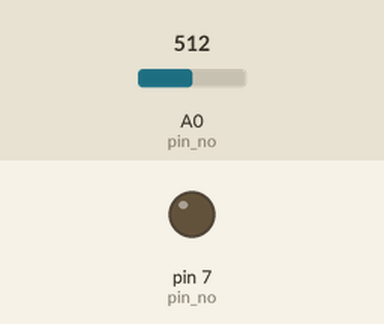
Recording of a sketch running on a simulated Arduino Uno, built with avr-gcc and run on an emulated ATmega328P. Parts: output pins drawn as LEDs (lit = HIGH). The test bench sets the inputs (shaded band); at power-on: A0 (pin_no) = 512.

Above: at 1.2 s.
1.3 s: A0 (pin_no) set to 53
2.8 s: A0 (pin_no) set to 44
At 3.3 s:
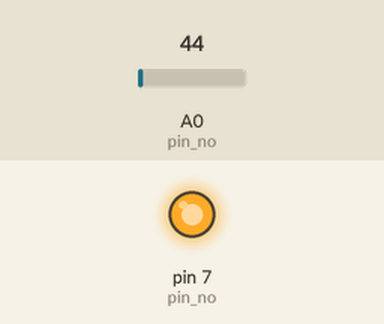
4.3 s: A0 (pin_no) set to 60
At 5.5 s:
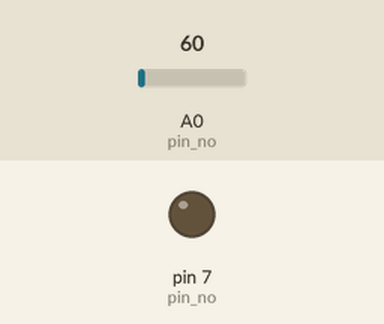
5.8 s: A0 (pin_no) set to 40
At 6.9 s:
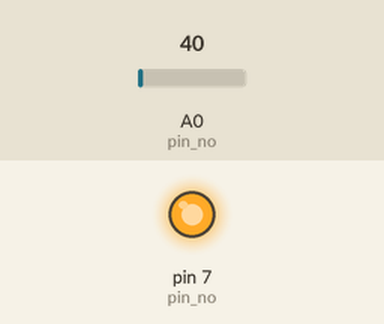
Timing chart, 0 to 8.3 s (numbered marks = the images above; inputs shaded):
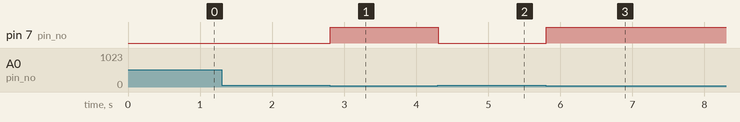

Measured:
- the behaviour switches between 50 and 49 on A0 (pin_no) (found by bisection; images 0 and 1)
- after the input at 1.3 s, every drawn part: stays the same
- after the input at 2.8 s, pin 7 (pin_no): LOW → HIGH at once
- after the input at 4.3 s, pin 7 (pin_no): HIGH → LOW at once
- after the input at 5.8 s, pin 7 (pin_no): LOW → HIGH at once

The sketch:

Automated_Street_Light.ino
```cpp
void setup() {
 pinMode(7,OUTPUT);//pin no. 7 selected for output of LED or RELAY
 pinMode(A0,INPUT);//pin no. A0 selected for taking input from LDR
 Serial.begin(9600);//Setting Baud Rate

}

void loop() {
  // put your main code here, to run repeatedly:
int val;//taking integer type variable val
val=analogRead(A0);//reading values from the A0 pin and then we are storing in the val variable
if(val<50)//checking the condition if my light is less than 50
{
  digitalWrite(7,1);//if yes then turn on the light
  delay(100);
}
else{
  digitalWrite(7,0);//else turn off the light
  delay(100);
}
}
```
